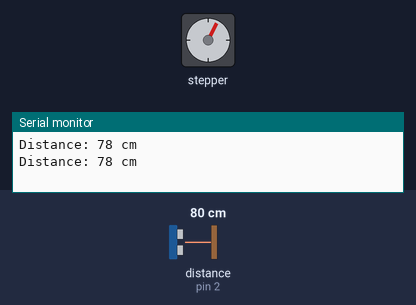
The sketch below on a simulated Arduino Uno, built with avr-gcc and run on an emulated ATmega328P. Shown: stepper motor, the last lines printed to the serial monitor. Wiring (inferred from the names in the program): ultrasonic range finder: trigger pin 3; echo pin 2. The inputs (shaded band) are chosen by the test bench; at power-on: distance to the obstacle (sensor on pin 2) 80 cm. The echo pulse lasts 58.3 µs per cm; stepper angles assume 50 steps per turn.

Above: at 12.8 s.
12.9 s: distance to the obstacle (sensor on pin 2) set to 2 cm
At 14.06 s:
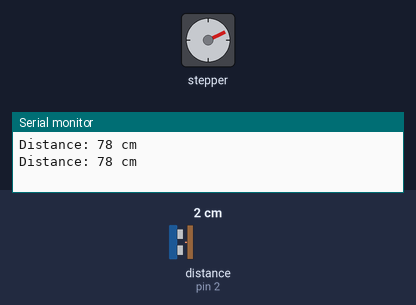
At 24.5 s:
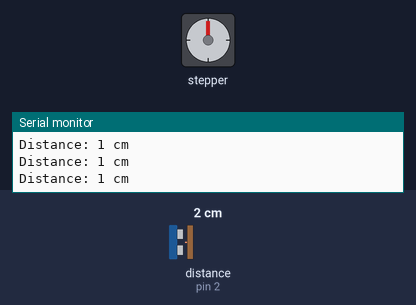
26.9 s: distance to the obstacle (sensor on pin 2) set to 4 cm
35.9 s: distance to the obstacle (sensor on pin 2) set to 7 cm
At 37.24 s:
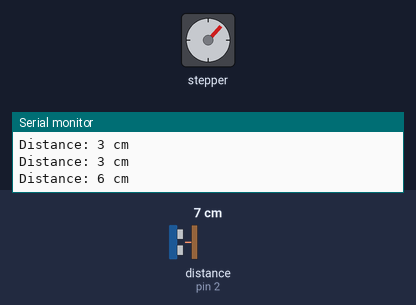
Timing chart, 0 to 50.9 s (numbered marks = the images above; inputs shaded):
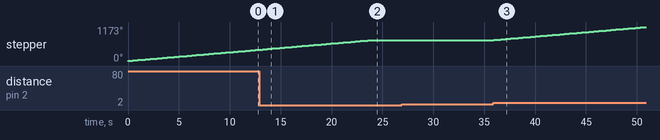

The sketch:

assembly_line.ino
```cpp
#include <Stepper.h>

//#define echoPin 2 //echo pin to D2
//#define trigPin 3 //trigger pin to D3

int trigPin = 3;
int echoPin = 2;

// defines variables
long duration; //duration of sound wave travel
int distance;
const int stepsPerRevolution = 50;  // change this to fit the number of steps per revolution
// for your motor


// initialize the stepper library on pins 8 through 11:
Stepper myStepper(stepsPerRevolution, 8,9,10,11);

int stepCount = 0;  // number of steps the motor has taken

void setup() {
  myStepper.setSpeed(5);
  pinMode(trigPin, OUTPUT);
  pinMode(echoPin, INPUT);
  Serial.begin(9600);
}

void loop() {
  digitalWrite(trigPin, LOW);
  delayMicroseconds(2);
  digitalWrite(trigPin, HIGH);
  delayMicroseconds(10);
  digitalWrite(trigPin, LOW);
  duration = pulseIn(echoPin, HIGH);
  distance = duration * 0.034 / 2;
  Serial.print("Distance: ");
  Serial.print(distance);
  Serial.println(" cm");
  if(distance >= 5){
    myStepper.step(stepsPerRevolution);
  }
  else
  {
    myStepper.step(0);
  }
}
```

Measured:
- the behaviour switches between 5 and 6 cm on distance to the obstacle (sensor on pin 2) (found by bisection; images 2 and 3)
- after the input at 12.9 s, stepper: goes on until 23.8 s, then stays 720°
- after the input at 35.9 s, stepper: keeps turning clockwise at about 30°/s, starting at once
- by itself, stepper: keeps turning clockwise at about 30°/s
